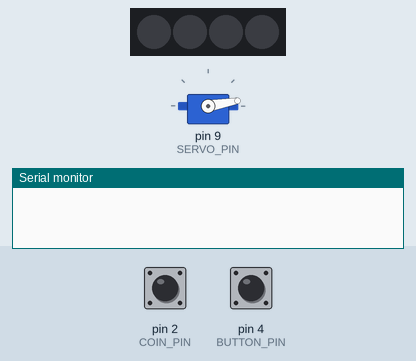
The program below on a simulated Arduino Uno, built with avr-gcc and run on an emulated ATmega328P. On the bench: servo, 4 RGB LEDs in strip order, left to right, the last lines printed to the serial monitor. The inputs (shaded band) are chosen by the test bench; at power-on: pin 4 (BUTTON_PIN) HIGH, pin 2 (COIN_PIN) HIGH. Dim RGB values are drawn brighter than linear.

Above: at 2.3 s.
2.4 s: pin 4 (BUTTON_PIN) pulled LOW for 3.2 s
At 6.0 s:
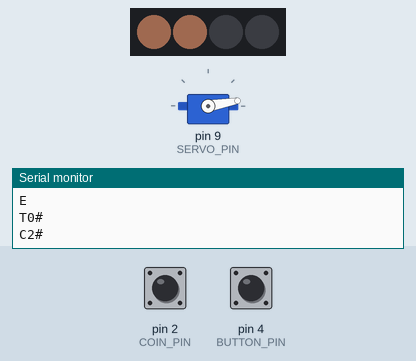
7.1 s: pin 4 (BUTTON_PIN) pulled LOW for 0.15 s
At 8.4 s:
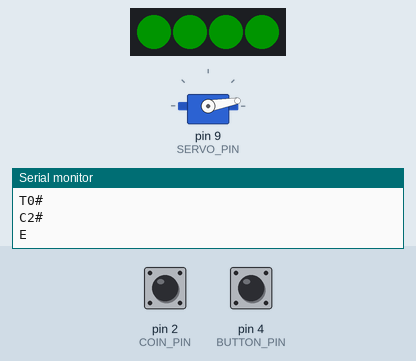
Timing chart, 0 to 10.1 s (numbered marks = the images above; inputs shaded):
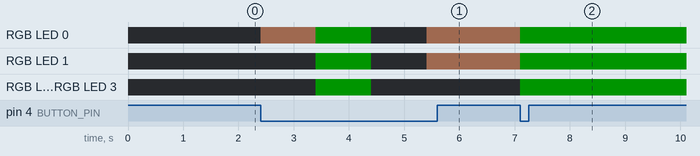

Measured:
- after the input at 2.4 s, RGB LED 0: off → RGB(32, 21, 16) at once, → RGB(0, 20, 0) 1.0 s later, → off 1.0 s later, → RGB(32, 21, 16) 1.0 s later; RGB LED 1: off → RGB(0, 20, 0) after 1.0 s, → off 1.0 s later, → RGB(32, 21, 16) 1.0 s later; RGB LED 2, RGB LED 3: off → RGB(0, 20, 0) after 1.0 s, → off 1.0 s later
- after the input at 7.1 s, RGB LED 0, RGB LED 1: RGB(32, 21, 16) → RGB(0, 20, 0) at once; RGB LED 2, RGB LED 3: off → RGB(0, 20, 0) at once

The program:

main.cpp
```cpp
/****
*
* Experiment controler
* Controling experiment stages and coin acceptor and returner
* (c) 2022 Wieslaw Bartkowski, University of Warsaw, Poland
*
****/

#include <Arduino.h>
#include <Adafruit_NeoPixel.h>
#include <Servo.h>

#define LED_PIN 6
#define BUTTON_PIN 4
#define SERVO_PIN 9
#define COIN_PIN 2

#define LED_COUNT 4
#define BRIGHTNESS 20

#define buttonReactionTime 1000 //1s nie czesciej niz co tyle reaguje buton na wcisniecie
#define trustGameTimeLimit 10000 //10s

Adafruit_NeoPixel strip(LED_COUNT, LED_PIN, NEO_GRBW + NEO_KHZ800);
Servo pusherServo;

int coinNum = 0;
volatile bool newCoin = false;
int lastCoinNum = 0;
int trustGameResult = 0;

// 1 - bez ruchu (czyli kiwa sie lewo prawo caly czas tak samo)
// 2 - ruch losowy
// 3 - nasladowanie ruchu badanego
// 4 - rownanie logistyczbe (to narazie nie)
int conditionNR = 0; //TODO zapamietanie w EPROM ktory warunek byl ostatnio badany i zaczyanien od niego
//0 - wyjsciowa sytuacja badanie nie zaczete patyk po kalibracji nie aktywny - nie reaguje na ruchy
//1 - paryk aktywny - faza badania synchronizacji
//2 - trust game - patyk nie aktywny
//2 < powrt do stanu 0 - patyk nie aktywny wyswietlacz wygaszony
int researchStage = 0;

unsigned long lastTimeButtonPressed = 0;
unsigned long lastCoinTime = 0;


void coinImpuls()
{
  newCoin = true;;
}

void pushCoins(int N)
{
  pusherServo.attach(SERVO_PIN);

  for (int i = 0; i < N; i++)
  {
    //wysuniete
    pusherServo.write(165);
    delay(1200);
    //wsuniete
    pusherServo.write(10);
    delay(1200);
  }

  pusherServo.detach();
}

void showConditionNR(int N)
{
  strip.clear();
  if (N>0) strip.fill(strip.Color(255, 120, 50, 155), 0, N);
  strip.show();
}

void setup()
{
  Serial.begin(115200); //9600

  pinMode(COIN_PIN, INPUT); //INPUT_PULLUP
  pinMode(BUTTON_PIN, INPUT_PULLUP);
  pusherServo.attach(SERVO_PIN);
  delay(100);
  attachInterrupt(0,coinImpuls, FALLING); //digitalPinToInterrupt(COIN_PIN)

  //wsuniecie - pozycja spoczynkowa
  pusherServo.write(10);
  delay(1000);
  //zeby nie brzeczalo
  pusherServo.detach();

  strip.begin();
  strip.setBrightness(BRIGHTNESS);
  strip.clear();
  strip.show();
}

void loop()
{
  if(digitalRead(BUTTON_PIN) == LOW && millis()-lastTimeButtonPressed > buttonReactionTime)
  {
    lastTimeButtonPressed = millis();
    if(0 == researchStage)
    {
      //zaczyna sie stage 1
      researchStage++;
      conditionNR = conditionNR % 3;
      showConditionNR(conditionNR+1);
      //informacja o warunku do ESP32
      Serial.println("C"+String(conditionNR+1)+"#");
      conditionNR++; //jaki nastepny condution
    }
    else if (1 == researchStage)
    {
      //zaczyna sie stage 2
      researchStage++;
      //faza trust game oznaczona na zielono
      strip.fill(strip.Color(0, 255, 0, 0));
      strip.show();
      //sygnal konca fazy synchronizacji
      Serial.println("E");
      coinNum = 0;
    }
    //coinNum musi byc zero bo inaczej badany w trakcie trust jeszcze
    //jak nic nie wrzuci to tez mozna przerwac po coinNum zero
    else if (2 == researchStage && 0 == coinNum)
    {
      // koniec badania - reset do stage 0
      researchStage = 0;
      strip.clear();
      strip.show();
      //wyslij wynik trust game
      Serial.println("T"+String(trustGameResult)+"#");
      trustGameResult = 0;
    }
  }

//===== obsluga przyjmowania i wyrzucania monet - działa niezaleznie =================
  if (newCoin)
  {
    lastCoinTime = millis();
    coinNum++;
    delay(500);
    newCoin = false; //po delay bo przerwanie i tak robi newCoin=true
    //(to obejscie inaczej czasami się myli
    //bo wiecej impulsow czasami niz wrzucnych monet
    //TODO sprawdzic jak inczej to rozwiązac)
  }
  //jak nic wiecej przez trustGameTimeLimit to zwraca monety wedlug wzoru
  if(2 == researchStage && coinNum > 0 && millis()-lastCoinTime > trustGameTimeLimit)
  {
    pushCoins(coinNum+1);
    trustGameResult = coinNum;
    coinNum = 0;
  }
//=====================================================================================

}
```
